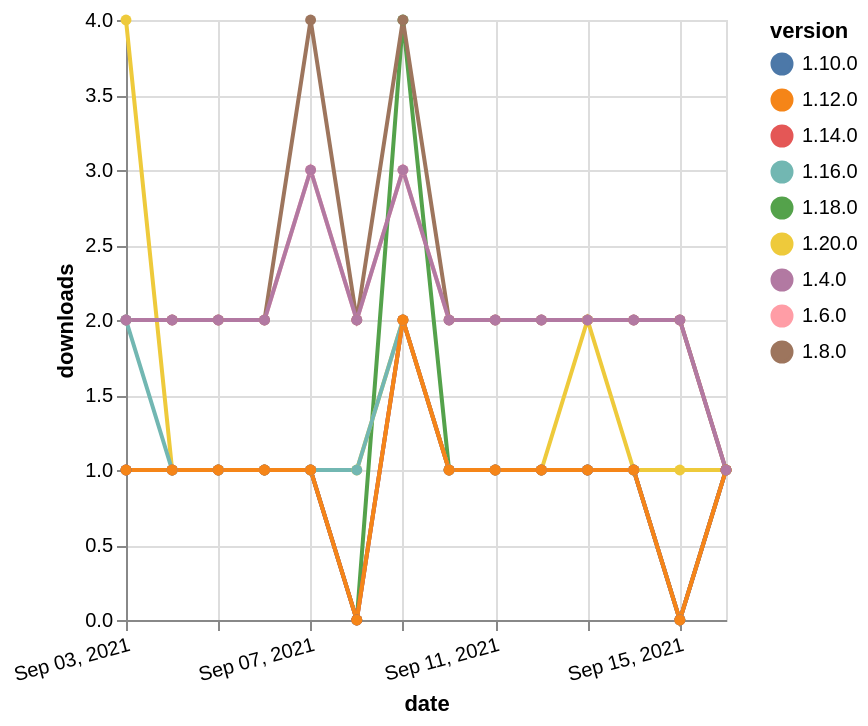

Here is the Vega-Lite specification saved for this chart:
### Vega-Lite specification from a JSON file in a GitHub repository (floating-point values rounded to 4 significant figures)
{"$schema": "https://vega.github.io/schema/vega-lite/v5.json", "description": "A simple bar chart with embedded data.", "data": {"values": [{"date": "2021-09-03", "total": 2630, "delta": 2, "version": "1.6.0"}, {"date": "2021-09-04", "total": 2632, "delta": 2, "version": "1.6.0"}, {"date": "2021-09-05", "total": 2634, "delta": 2, "version": "1.6.0"}, {"date": "2021-09-06", "total": 2636, "delta": 2, "version": "1.6.0"}, {"date": "2021-09-07", "total": 2639, "delta": 3, "version": "1.6.0"}, {"date": "2021-09-08", "total": 2641, "delta": 2, "version": "1.6.0"}, {"date": "2021-09-09", "total": 2644, "delta": 3, "version": "1.6.0"}, {"date": "2021-09-10", "total": 2646, "delta": 2, "version": "1.6.0"}, {"date": "2021-09-11", "total": 2648, "delta": 2, "version": "1.6.0"}, {"date": "2021-09-12", "total": 2650, "delta": 2, "version": "1.6.0"}, {"date": "2021-09-13", "total": 2652, "delta": 2, "version": "1.6.0"}, {"date": "2021-09-14", "total": 2654, "delta": 2, "version": "1.6.0"}, {"date": "2021-09-15", "total": 2656, "delta": 2, "version": "1.6.0"}, {"date": "2021-09-16", "total": 2657, "delta": 1, "version": "1.6.0"}, {"date": "2021-09-03", "total": 192, "delta": 1, "version": "1.18.0"}, {"date": "2021-09-04", "total": 193, "delta": 1, "version": "1.18.0"}, {"date": "2021-09-05", "total": 194, "delta": 1, "version": "1.18.0"}, {"date": "2021-09-06", "total": 195, "delta": 1, "version": "1.18.0"}, {"date": "2021-09-07", "total": 196, "delta": 1, "version": "1.18.0"}, {"date": "2021-09-08", "total": 196, "delta": 0, "version": "1.18.0"}, {"date": "2021-09-09", "total": 200, "delta": 4, "version": "1.18.0"}, {"date": "2021-09-10", "total": 201, "delta": 1, "version": "1.18.0"}, {"date": "2021-09-11", "total": 202, "delta": 1, "version": "1.18.0"}, {"date": "2021-09-12", "total": 203, "delta": 1, "version": "1.18.0"}, {"date": "2021-09-13", "total": 204, "delta": 1, "version": "1.18.0"}, {"date": "2021-09-14", "total": 205, "delta": 1, "version": "1.18.0"}, {"date": "2021-09-15", "total": 205, "delta": 0, "version": "1.18.0"}, {"date": "2021-09-16", "total": 206, "delta": 1, "version": "1.18.0"}, {"date": "2021-09-03", "total": 2575, "delta": 2, "version": "1.8.0"}, {"date": "2021-09-04", "total": 2577, "delta": 2, "version": "1.8.0"}, {"date": "2021-09-05", "total": 2579, "delta": 2, "version": "1.8.0"}, {"date": "2021-09-06", "total": 2581, "delta": 2, "version": "1.8.0"}, {"date": "2021-09-07", "total": 2585, "delta": 4, "version": "1.8.0"}, {"date": "2021-09-08", "total": 2587, "delta": 2, "version": "1.8.0"}, {"date": "2021-09-09", "total": 2591, "delta": 4, "version": "1.8.0"}, {"date": "2021-09-10", "total": 2593, "delta": 2, "version": "1.8.0"}, {"date": "2021-09-11", "total": 2595, "delta": 2, "version": "1.8.0"}, {"date": "2021-09-12", "total": 2597, "delta": 2, "version": "1.8.0"}, {"date": "2021-09-13", "total": 2599, "delta": 2, "version": "1.8.0"}, {"date": "2021-09-14", "total": 2601, "delta": 2, "version": "1.8.0"}, {"date": "2021-09-15", "total": 2603, "delta": 2, "version": "1.8.0"}, {"date": "2021-09-16", "total": 2604, "delta": 1, "version": "1.8.0"}, {"date": "2021-09-03", "total": 263, "delta": 1, "version": "1.10.0"}, {"date": "2021-09-04", "total": 264, "delta": 1, "version": "1.10.0"}, {"date": "2021-09-05", "total": 265, "delta": 1, "version": "1.10.0"}, {"date": "2021-09-06", "total": 266, "delta": 1, "version": "1.10.0"}, {"date": "2021-09-07", "total": 267, "delta": 1, "version": "1.10.0"}, {"date": "2021-09-08", "total": 267, "delta": 0, "version": "1.10.0"}, {"date": "2021-09-09", "total": 269, "delta": 2, "version": "1.10.0"}, {"date": "2021-09-10", "total": 270, "delta": 1, "version": "1.10.0"}, {"date": "2021-09-11", "total": 271, "delta": 1, "version": "1.10.0"}, {"date": "2021-09-12", "total": 272, "delta": 1, "version": "1.10.0"}, {"date": "2021-09-13", "total": 273, "delta": 1, "version": "1.10.0"}, {"date": "2021-09-14", "total": 274, "delta": 1, "version": "1.10.0"}, {"date": "2021-09-15", "total": 274, "delta": 0, "version": "1.10.0"}, {"date": "2021-09-16", "total": 275, "delta": 1, "version": "1.10.0"}, {"date": "2021-09-03", "total": 128, "delta": 4, "version": "1.20.0"}, {"date": "2021-09-04", "total": 129, "delta": 1, "version": "1.20.0"}, {"date": "2021-09-05", "total": 130, "delta": 1, "version": "1.20.0"}, {"date": "2021-09-06", "total": 131, "delta": 1, "version": "1.20.0"}, {"date": "2021-09-07", "total": 132, "delta": 1, "version": "1.20.0"}, {"date": "2021-09-08", "total": 133, "delta": 1, "version": "1.20.0"}, {"date": "2021-09-09", "total": 135, "delta": 2, "version": "1.20.0"}, {"date": "2021-09-10", "total": 136, "delta": 1, "version": "1.20.0"}, {"date": "2021-09-11", "total": 137, "delta": 1, "version": "1.20.0"}, {"date": "2021-09-12", "total": 138, "delta": 1, "version": "1.20.0"}, {"date": "2021-09-13", "total": 140, "delta": 2, "version": "1.20.0"}, {"date": "2021-09-14", "total": 141, "delta": 1, "version": "1.20.0"}, {"date": "2021-09-15", "total": 142, "delta": 1, "version": "1.20.0"}, {"date": "2021-09-16", "total": 143, "delta": 1, "version": "1.20.0"}, {"date": "2021-09-03", "total": 169, "delta": 2, "version": "1.16.0"}, {"date": "2021-09-04", "total": 170, "delta": 1, "version": "1.16.0"}, {"date": "2021-09-05", "total": 171, "delta": 1, "version": "1.16.0"}, {"date": "2021-09-06", "total": 172, "delta": 1, "version": "1.16.0"}, {"date": "2021-09-07", "total": 173, "delta": 1, "version": "1.16.0"}, {"date": "2021-09-08", "total": 174, "delta": 1, "version": "1.16.0"}, {"date": "2021-09-09", "total": 176, "delta": 2, "version": "1.16.0"}, {"date": "2021-09-10", "total": 177, "delta": 1, "version": "1.16.0"}, {"date": "2021-09-11", "total": 178, "delta": 1, "version": "1.16.0"}, {"date": "2021-09-12", "total": 179, "delta": 1, "version": "1.16.0"}, {"date": "2021-09-13", "total": 180, "delta": 1, "version": "1.16.0"}, {"date": "2021-09-14", "total": 181, "delta": 1, "version": "1.16.0"}, {"date": "2021-09-15", "total": 181, "delta": 0, "version": "1.16.0"}, {"date": "2021-09-16", "total": 182, "delta": 1, "version": "1.16.0"}, {"date": "2021-09-03", "total": 196, "delta": 1, "version": "1.14.0"}, {"date": "2021-09-04", "total": 197, "delta": 1, "version": "1.14.0"}, {"date": "2021-09-05", "total": 198, "delta": 1, "version": "1.14.0"}, {"date": "2021-09-06", "total": 199, "delta": 1, "version": "1.14.0"}, {"date": "2021-09-07", "total": 200, "delta": 1, "version": "1.14.0"}, {"date": "2021-09-08", "total": 200, "delta": 0, "version": "1.14.0"}, {"date": "2021-09-09", "total": 202, "delta": 2, "version": "1.14.0"}, {"date": "2021-09-10", "total": 203, "delta": 1, "version": "1.14.0"}, {"date": "2021-09-11", "total": 204, "delta": 1, "version": "1.14.0"}, {"date": "2021-09-12", "total": 205, "delta": 1, "version": "1.14.0"}, {"date": "2021-09-13", "total": 206, "delta": 1, "version": "1.14.0"}, {"date": "2021-09-14", "total": 207, "delta": 1, "version": "1.14.0"}, {"date": "2021-09-15", "total": 207, "delta": 0, "version": "1.14.0"}, {"date": "2021-09-16", "total": 208, "delta": 1, "version": "1.14.0"}, {"date": "2021-09-03", "total": 197, "delta": 1, "version": "1.12.0"}, {"date": "2021-09-04", "total": 198, "delta": 1, "version": "1.12.0"}, {"date": "2021-09-05", "total": 199, "delta": 1, "version": "1.12.0"}, {"date": "2021-09-06", "total": 200, "delta": 1, "version": "1.12.0"}, {"date": "2021-09-07", "total": 201, "delta": 1, "version": "1.12.0"}, {"date": "2021-09-08", "total": 201, "delta": 0, "version": "1.12.0"}, {"date": "2021-09-09", "total": 203, "delta": 2, "version": "1.12.0"}, {"date": "2021-09-10", "total": 204, "delta": 1, "version": "1.12.0"}, {"date": "2021-09-11", "total": 205, "delta": 1, "version": "1.12.0"}, {"date": "2021-09-12", "total": 206, "delta": 1, "version": "1.12.0"}, {"date": "2021-09-13", "total": 207, "delta": 1, "version": "1.12.0"}, {"date": "2021-09-14", "total": 208, "delta": 1, "version": "1.12.0"}, {"date": "2021-09-15", "total": 208, "delta": 0, "version": "1.12.0"}, {"date": "2021-09-16", "total": 209, "delta": 1, "version": "1.12.0"}, {"date": "2021-09-03", "total": 2625, "delta": 2, "version": "1.4.0"}, {"date": "2021-09-04", "total": 2627, "delta": 2, "version": "1.4.0"}, {"date": "2021-09-05", "total": 2629, "delta": 2, "version": "1.4.0"}, {"date": "2021-09-06", "total": 2631, "delta": 2, "version": "1.4.0"}, {"date": "2021-09-07", "total": 2634, "delta": 3, "version": "1.4.0"}, {"date": "2021-09-08", "total": 2636, "delta": 2, "version": "1.4.0"}, {"date": "2021-09-09", "total": 2639, "delta": 3, "version": "1.4.0"}, {"date": "2021-09-10", "total": 2641, "delta": 2, "version": "1.4.0"}, {"date": "2021-09-11", "total": 2643, "delta": 2, "version": "1.4.0"}, {"date": "2021-09-12", "total": 2645, "delta": 2, "version": "1.4.0"}, {"date": "2021-09-13", "total": 2647, "delta": 2, "version": "1.4.0"}, {"date": "2021-09-14", "total": 2649, "delta": 2, "version": "1.4.0"}, {"date": "2021-09-15", "total": 2651, "delta": 2, "version": "1.4.0"}, {"date": "2021-09-16", "total": 2652, "delta": 1, "version": "1.4.0"}]}, "width": "container", "mark": {"type": "line", "point": {"filled": true}}, "encoding": {"x": {"field": "date", "type": "temporal", "timeUnit": "yearmonthdate", "title": "date", "axis": {"labelAngle": -15}}, "y": {"field": "delta", "type": "quantitative", "title": "downloads"}, "color": {"field": "version", "type": "nominal"}, "tooltip": {"field": "delta"}}}
